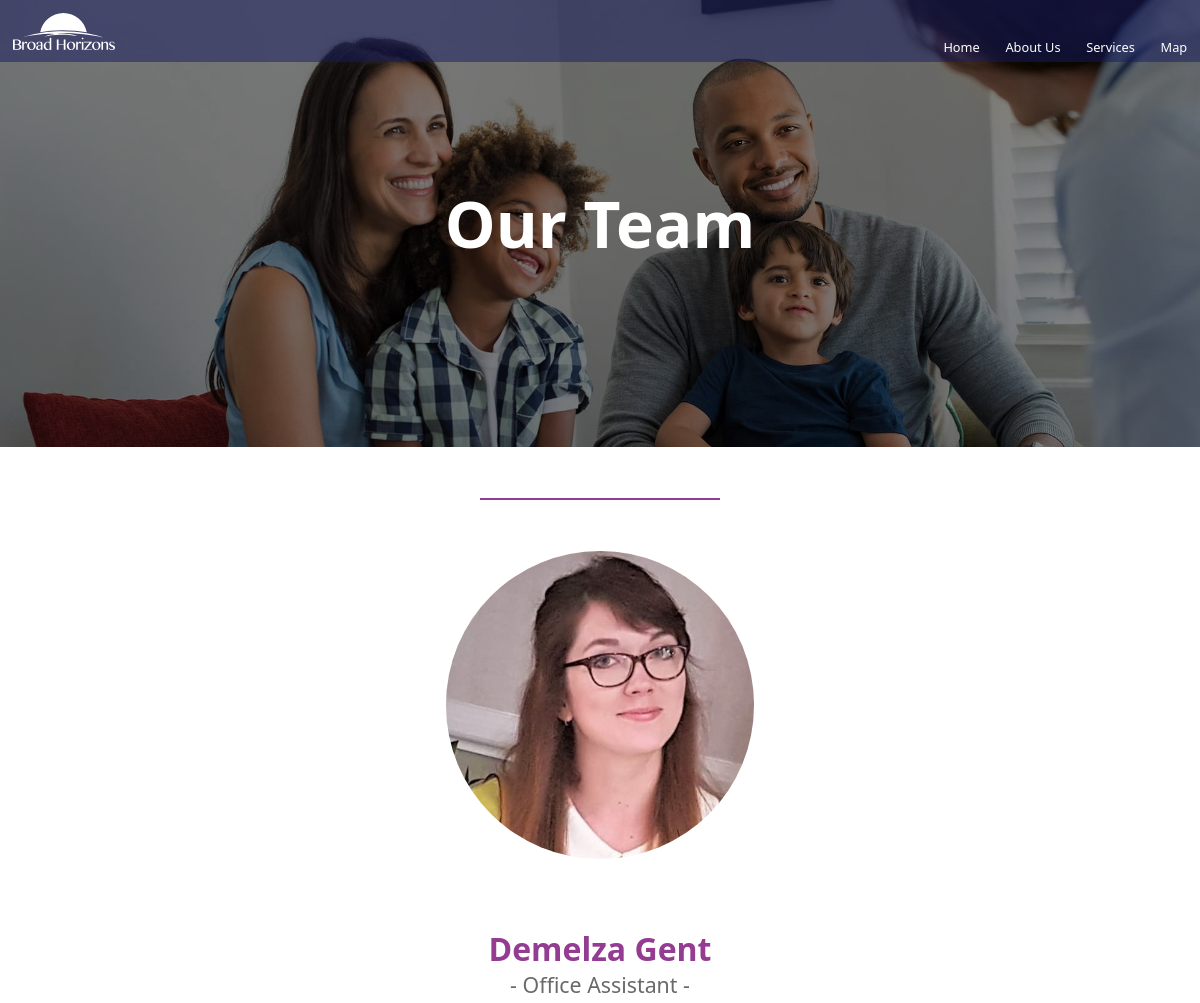
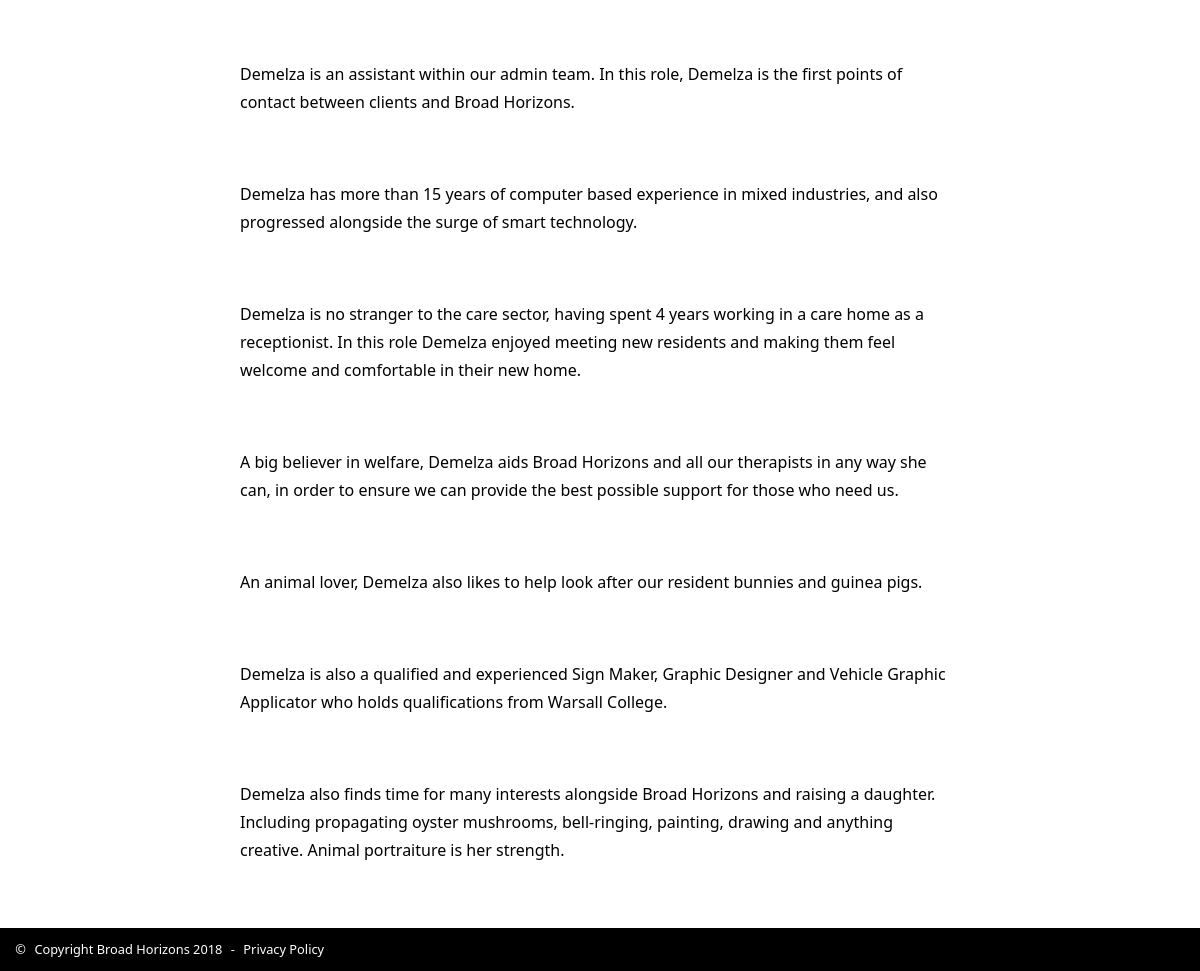
Page /team.php?id=demelza on the committed database (2 pictures, top to bottom).
### tables this page shows
CREATE TABLE "team" (
	`name`	TEXT,
	`title`	TEXT,
	`pict`	TEXT,
	`blurb`	TEXT,
	`id`	TEXT
);

### team.php (the view, shortened to what this page needs)
<?php include("header.php"); ?>
<main>
    <div class="banner" id="banner-team">
        <h1>our team</h1>
    </div>
    <?php
    $dir = 'sqlite:team.db';
    $dbh  = new PDO($dir) or die("UNABLE TO OPEN THE DATABASE");
    $query = 'SELECT * from team where id = "' . $_GET['id'] . '"';
    foreach ($dbh -> query($query) as $row) {
        echo '<div id="team-page">';
        echo '<img src="' . $row[2] . '" alt="">';
        echo '<h3>' . $row[0] . '</h3>';
        echo '<h5>' . $row[1] . '</h5>';
        echo $row[3];
        echo '</div>';
    }
    ?>
</main>
<?php include("footer.php"); ?>

### styles.css (style rules this page uses)
:root { --blu: rgb(23, 27, 96); --blu_trasp: rgba(23, 27, 96, 0.5); --viola: #933C91; --nero: #000; --bianco: #fff; --boxes0: rgb(162, 164, 190); --boxes1: rgb(207, 180, 209); font-family: 'Segoe UI', Tahoma, Geneva, Verdana, sans-serif; font-size: 0.8rem; }
* { box-sizing: border-box; }
body { margin: 0; }
h1, h2, h3, h4, h5, h6 { text-transform: capitalize; color: var(--viola); }
h1 { text-transform: capitalize; font-size: 3rem; font-weight: bold; color: var(--bianco); }
h3 { text-transform: capitalize; font-size: 1.8rem; font-weight: bold; }
h5 { text-transform: capitalize; font-size: 1rem; font-weight: bold; }
p { font-size: 1rem; line-height: 1.5rem; font-weight: lighter; }
@media only screen and (min-width: 768px) { h1 { text-transform: capitalize; font-size: 48pt; font-weight: bold; } }
@media only screen and (min-width: 768px) { h3 { text-transform: capitalize; font-size: 24pt; font-weight: bold; } }
@media only screen and (min-width: 768px) { h5 { text-transform: capitalize; font-size: 16pt; font-weight: bold; } }
@media only screen and (min-width: 768px) { p { font-size: 12pt; line-height: 21pt; font-weight: lighter; } }
.banner { background: linear-gradient(rgba(0,0,0,0.5),rgba(0,0,0,0.5)), url("./images/banner-home.jpg"); width: 100%; background-repeat: no-repeat; background-size: cover; color: var(--bianco); text-align: center; }
.banner > h1 { width: 100%; margin: 0; padding: 25% 0 10% 0; }
@media only screen and (min-width: 768px) { .banner > h1 { width: 100%; margin: 0; padding: 15%; } }
#team-page > img { width: 50%; margin: 0 25%; border-radius: 50%; }
#team-page:before { content:""; display: block; width: 20%; margin: 4em 40%; border-bottom: 2px solid var(--viola); }
#team-page > h3 { text-align: center; margin-top: 2em; margin-bottom: 0; }
#team-page > h5 { text-align: center; color: dimgray; font-weight: normal; margin-top: 0; }
#team-page > p { width: 80%; margin: 4em 10%; }
@media only screen and (min-width: 768px) { #team-page > img { width: 24em; margin: 0 calc(50% - 12em); border-radius: 50%; } }
@media only screen and (min-width: 768px) { #team-page > p { width: 60%; margin: 4em 20%; } }

### rows in the picture
team: pict (picture), name "Demelza Gent", title "- Office Assistant -", blurb "Demelza is an assistant within our admin team. In this role, Demelza is the first points of contact between clients and Broad Horizons. Demelza has more than 15 years of computer based experience in mixed industries, and also progressed alongside the surge of smart technology. Demelza is no stranger to the care sector, having spent 4 years working in a care home as a receptionist. In this role Demelza enjoyed meeting new residents and making them feel welcome and comfortable in their new home. A big believer in welfare, Demelza aids Broad Horizons and all our therapists in any way she can, in order to ensure we can provide the best possible support for those who need us. An animal lover,…"
